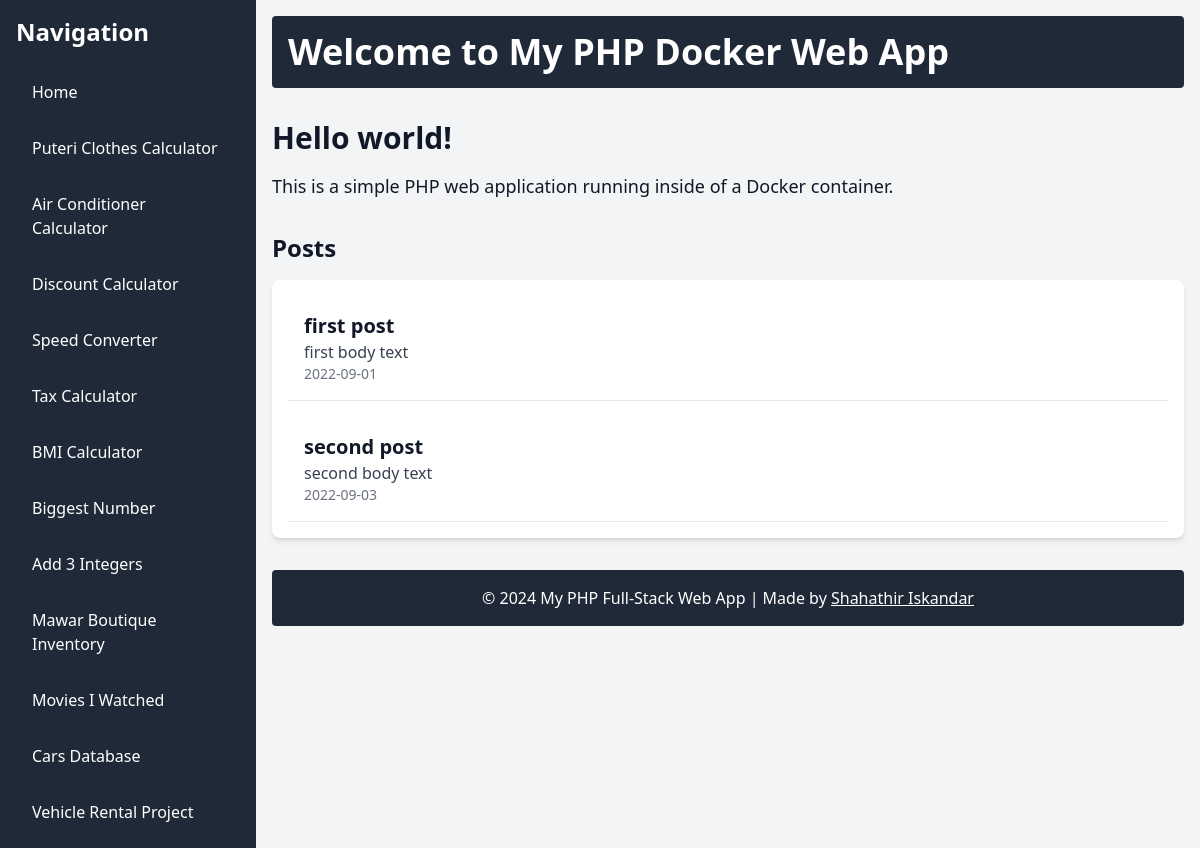
Before: / with the older database file.
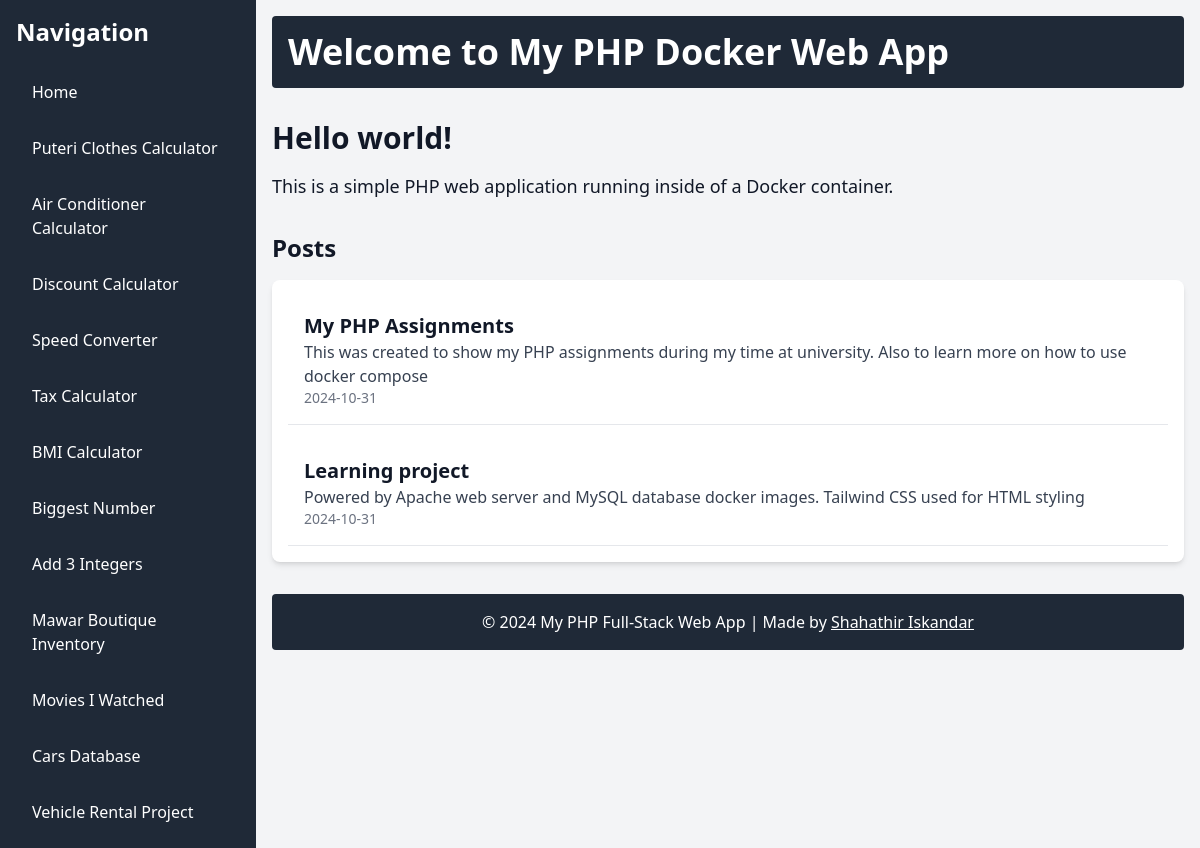
After: the same page with the newer database file.
### tables this page shows
CREATE TABLE `php_docker_table` (
  `id` int NOT NULL,
  `title` varchar(255) NOT NULL,
  `body` text NOT NULL,
  `date_created` date NOT NULL
);

### index.php (the view, shortened to what this page needs)
<!doctype html>
<html>
<head>
    <link href="output.css" rel="stylesheet">
</head>
<body class="bg-gray-100 text-gray-900">
    <div class="flex">
        <nav class="w-64 bg-gray-800 text-white min-h-screen p-4">
            <h2 class="text-2xl font-bold mb-6">Navigation</h2>
            <ul class="space-y-4">
                <li><a href="index.php" class="block py-2 px-4 rounded hover:bg-blue-700">Home</a></li>
                <li><a href="quiz1/puteriClothes.php" class="block py-2 px-4 rounded hover:bg-blue-700">Puteri Clothes Calculator</a></li>
                <li><a href="Assignment1/airform2.php" class="block py-2 px-4 rounded hover:bg-blue-700">Air Conditioner Calculator</a></li>
                <li><a href="LabWorkX8/Discount.php" class="block py-2 px-4 rounded hover:bg-blue-700">Discount Calculator</a></li>
                <li><a href="LabWork3/speed_converter.php" class="block py-2 px-4 rounded hover:bg-blue-700">Speed Converter</a></li>
                <li><a href="LabWork3/tax_form.php" class="block py-2 px-4 rounded hover:bg-blue-700">Tax Calculator</a></li>
                <li><a href="LabWork3/BMI_form_sticky.php" class="block py-2 px-4 rounded hover:bg-blue-700">BMI Calculator</a></li>
                <li><a href="LabWork4/biggest_num.php" class="block py-2 px-4 rounded hover:bg-blue-700">Biggest Number</a></li>
                <li><a href="LabWork1/integers.php" class="block py-2 px-4 rounded hover:bg-blue-700">Add 3 Integers</a></li>
                <li><a href="updateInventory/updateInventory.php" class="block py-2 px-4 rounded hover:bg-blue-700">Mawar Boutique Inventory</a></li>
                <li><a href="CinemaTicketing/admin_listMovie.php" class="block py-2 px-4 rounded hover:bg-blue-700">Movies I Watched</a></li>
                <li><a href="CarForSale/view_carList.php" class="block py-2 px-4 rounded hover:bg-blue-700">Cars Database</a></li>
                <li><a href="VehicleRentalProject/homepage.php" class="block py-2 px-4 rounded hover:bg-blue-700">Vehicle Rental Project</a></li>
            </ul>
        </nav>
        <div class="flex-1 p-4">
            <header class="bg-gray-800 text-white p-4 rounded">
                <h1 class="text-4xl font-bold">
                    Welcome to My PHP Docker Web App
                </h1>
            </header>
            <main class="mt-8">
                <section class="my-8">
                    <h2 class="text-3xl font-semibold mb-4">
                        Hello world!
                    </h2>
                    <p class="text-lg">
                        This is a simple PHP web application running inside of a Docker container.
                    </p>
                </section>
                <section class="my-8">
                    <h2 class="text-2xl font-semibold mb-4">
                        Posts
                    </h2>
                    <div class="bg-white shadow-md rounded-lg p-4">
                        <?php
                        $connect = mysqli_connect(
                            'db',
                            'admindb',
                            'password',
                            'mydatabase'
                        );
                        $table_name = "php_docker_table";
                        $query = "SELECT * FROM $table_name";
                        $response = mysqli_query($connect, $query);
                        echo "<div class='space-y-4'>";
                        while($i = mysqli_fetch_assoc($response))
                        {
                            echo "<div class='p-4 border-b border-gray-200'>";
                            echo "<h3 class='text-xl font-bold'>".$i['title']."</h3>";
                            echo "<p class='text-gray-700'>".$i['body']."</p>";
                            echo "<p class='text-sm text-gray-500'>".$i['date_created']."</p>";
                            echo "</div>";
                        }
                        echo "</div>";
                        ?>
                    </div>
                </section>
            </main>
            <footer class="bg-gray-800 text-white p-4 text-center rounded">
                <p>&copy; 2024 My PHP Full-Stack Web App  |  Made by <a href ="https://shahathir.me" class = underline>Shahathir Iskandar<a></p>
            </footer>
        </div>
    </div>
</body>
</html>

Changed rows visible on the page:
removed php_docker_table: title "first post", body "first body text", date_created "2022-09-01"
removed php_docker_table: title "second post", body "second body text", date_created "2022-09-03"
added php_docker_table: title "My PHP Assignments", body "This was created to show my PHP assignments during my time at university. Also to learn more on how to use docker compose", date_created "2024-10-31"
added php_docker_table: title "Learning project", body "Powered by Apache web server and MySQL database docker images. Tailwind CSS used for HTML styling", date_created "2024-10-31"
